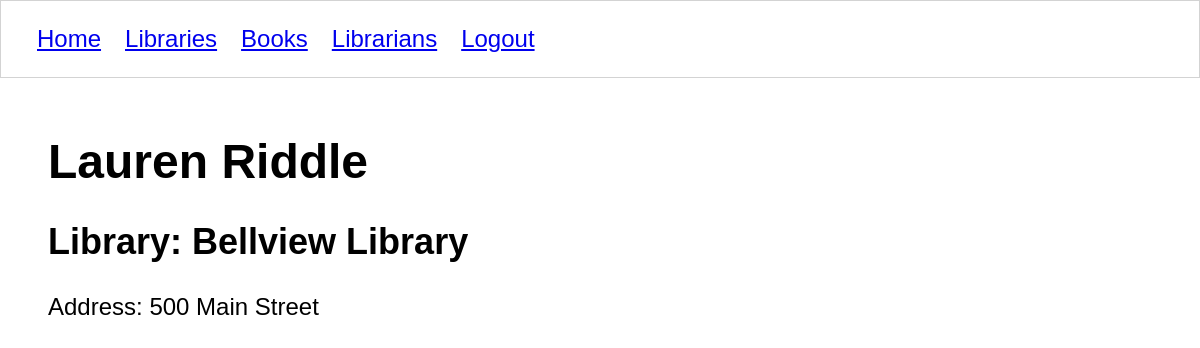
The page /librarians/1/ (signed in) on the database its author committed.
### libraryapp/models/librarian.py (models this page shows)
class Librarian(models.Model):
    user = models.OneToOneField(User, on_delete=models.CASCADE)
    location = models.ForeignKey(
        Library, related_name="librarians",
        null=True, # Makes column nullable in DB
        blank=True, # Allows blank value on objects
        on_delete=models.CASCADE)

### libraryapp/views/librarians/details.py (the view)
# urls.py: path('librarians/<int:librarian_id>/', librarian_details, name='librarian'),
@login_required
def librarian_details(request, librarian_id):
    if request.method == 'GET':
        librarian = get_librarian(librarian_id)
        template = 'librarians/detail.html'
        context = {
            'librarian': librarian
        }
        return render(request, template, context)

### libraryapp/models/modelfactory.py (called while the page is built)
def model_factory(model_type):
    def create(cursor, row):
        instance = model_type()
        smart_row = sqlite3.Row(cursor, row)
        for col in smart_row.keys():
            setattr(instance, col, smart_row[col])
        return instance
    return create

### libraryapp/views/librarians/details.py (called while the page is built)
def get_librarian(librarian_id):
    with sqlite3.connect(Connection.db_path) as conn:
        conn.row_factory = model_factory(Librarian)
        db_cursor = conn.cursor()
        db_cursor.execute("""
        select
        lb.id,
        lb.location_id,
        lb.user_id,
        au.first_name,
        au.last_name,
        au.email,
        l.title,
        l.address
        from libraryapp_librarian lb
        join auth_user au on lb.user_id = au.id
        JOIN libraryapp_library l ON lb.location_id = l.id
        """)
        return db_cursor.fetchone()

### libraryapp/templates/librarians/detail.html
{% extends 'shared/base.html' %}
{% block content %}
    <h1>{{ librarian.first_name }} {{librarian.last_name}}</h1>
    <h2>Library: {{ librarian.title }}</h2>
    <div>Address: {{ librarian.address }}</div>
{% endblock %}

### libraryapp/static/styles/base.css (style rules this page uses)
body { margin: 0; padding: 0; font-size: 1.5em; font-family: 'Gill Sans', 'Gill Sans MT', Calibri, 'Trebuchet MS', sans-serif; }

### rows shown on the page
Librarian: first_name "Lauren", last_name "Riddle", title "Bellview Library", address "500 Main Street"
